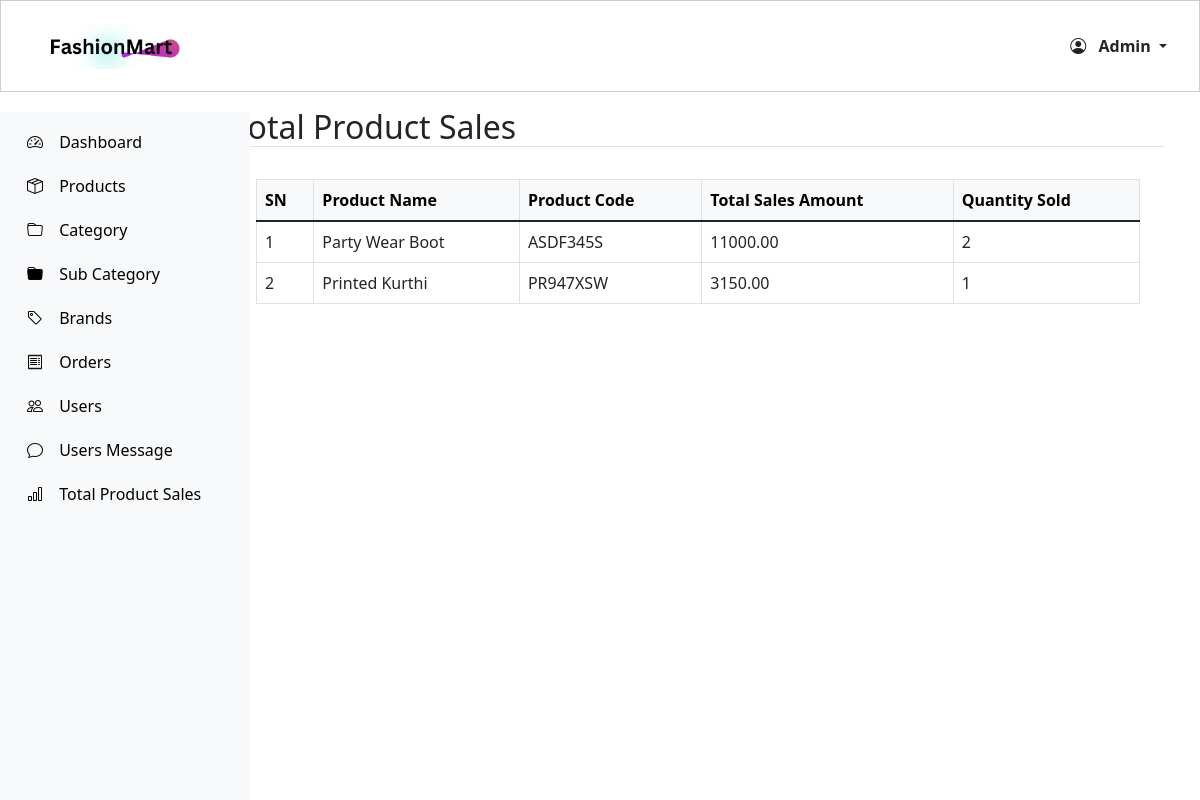
The page /adminDashboard/totalProductSales/ on the database as committed earlier.
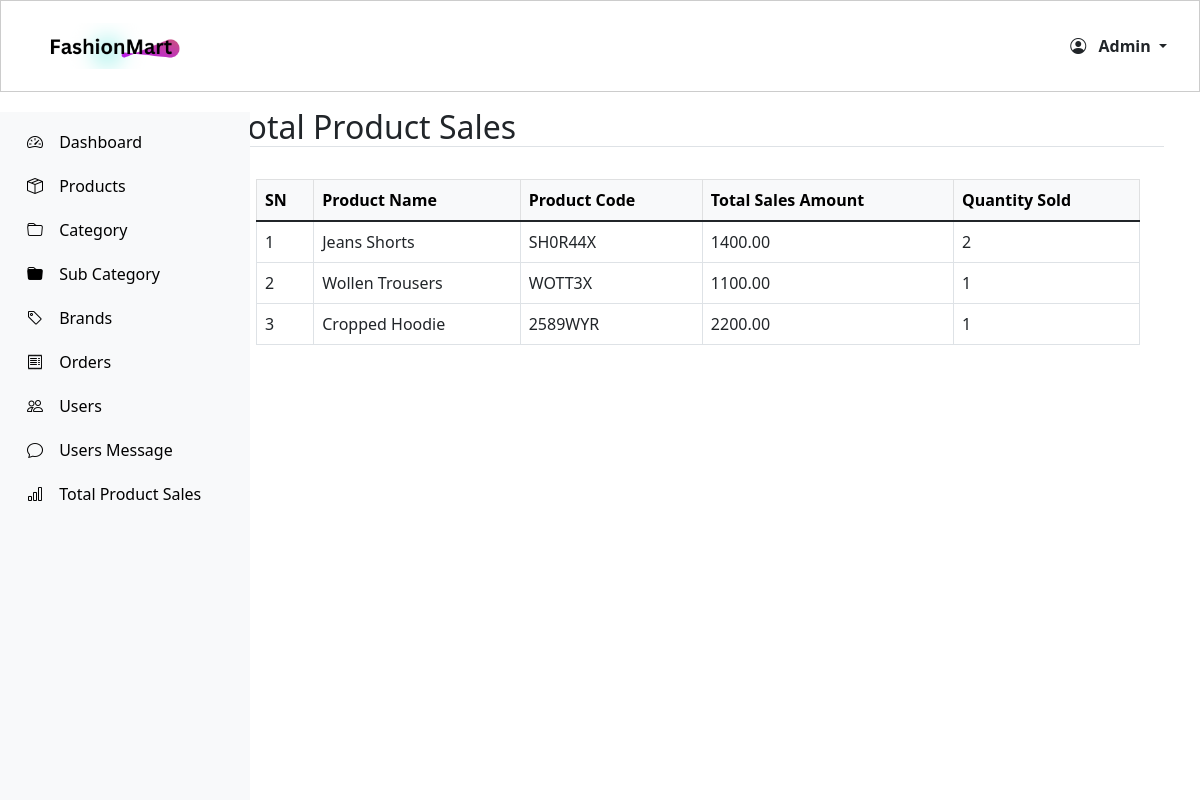
The same page on the database as committed later.
### myeSite/models.py (models this page shows, shortened)
class ProductSalesRecord(models.Model):
    product = models.ForeignKey('Product', on_delete=models.CASCADE)
    total_sales = models.DecimalField(max_digits=10, decimal_places=2, default=0)
    quantity_sold = models.PositiveIntegerField(default=0)  # New field to track quantity sold
    code = models.CharField(max_length=8, default='361SVT', blank=True, null=True)
    last_updated = models.DateTimeField(auto_now=True)  # To track when sales were last updated

class Product(models.Model):
    name = models.CharField(max_length=255)
    code = models.CharField(max_length=8, default='361SVT', blank=True, null=True)
    description = models.TextField()
    stock_status = models.CharField(max_length=50, default='In Stock')
    old_price = models.DecimalField(max_digits=10, decimal_places=2, default=500,  null=True, blank=True)
    new_price = models.DecimalField(max_digits=10, decimal_places=2, default=400, null=False, blank=False)
    discount_price = models.DecimalField(max_digits=10, decimal_places=2, default=100,  null=True, blank=True)
    brand = models.ForeignKey(Brand, on_delete=models.CASCADE)
    category = models.ForeignKey(Category, on_delete=models.CASCADE)
    subcategory = models.ForeignKey(Subcategory, on_delete=models.CASCADE)
    image = models.ImageField(upload_to='product_images/')
    sizes = models.ManyToManyField(Size)
    isnew = models.BooleanField(default=False)
    search_keywords = models.CharField(max_length=100, blank=True, null=True, default="search_keyword_here")

### myeSite/views.py (the view)
# urls.py: path('adminDashboard/totalProductSales/', views.totalProductSales, name='totalProductSales'),
def totalProductSales(request):
    product_sales_records = ProductSalesRecord.objects.all()
    context = {
        'product_sales_records': product_sales_records,
    }
    return render(request, 'myeSite/admin/totalProductSales.html', context)

### myeSite/context_processors.py (called while the page is built)
def categories_processor(request):
    categories = Category.objects.all().prefetch_related('subcategories')
    return {'categories': categories}

def wishlist_item_count(request):
    if request.user.is_authenticated:
        wishlist_item_count = Wishlist.objects.filter(user=request.user).count()
    else:
        wishlist_item_count = 0
    return {'wishlist_item_count': wishlist_item_count}

### myeSite/templates/myeSite/admin/totalProductSales.html (shortened to what this page needs)
{% extends "myeSite/admin/base.html" %}
{% load static %}
{% block content %}
<h2 class="text-start border-bottom mt-3">Total Product Sales</h2>
<div class="container">
    {% if product_sales_records %}
    <table class="table table-bordered table-hover mt-4">
        <thead class="table-light">
            <tr>
                <th>SN</th>
                <th>Product Name</th>
                <th>Product Code</th>
                <th>Total Sales Amount</th>
                <th>Quantity Sold</th>
            </tr>
        </thead>
        <tbody>
            {% for record in product_sales_records %}
            <tr>
                <td>{{ forloop.counter }}</td>
                <td>{{ record.product.name }}</td>
                <td>{{ record.product.code }}</td>
                <td>{{ record.total_sales }}</td>
                <td>{{ record.quantity_sold }}</td>
            </tr>
            {% endfor %}
        </tbody>
    </table>
    {% else %}
    <div class="alert alert-info fw-bold text-center mt-4">No Product Sales Record</div>
    {% endif %}
</div>
{% endblock %}

### myeSite/templates/myeSite/admin/base.html (shortened to what this page needs)
<!DOCTYPE html>
{% load static %}
<html lang="en">
<head>
    <link href='https://unpkg.com/boxicons@2.1.4/css/boxicons.min.css' rel='stylesheet'>
    <link rel="stylesheet" href="path/to/font-awesome/css/font-awesome.min.css">
    <link rel="stylesheet" href="{% static 'myeSite/css/bootstrap.css' %}">
    <link rel="stylesheet" href="{% static 'myeSite/css/style.css' %}">
</head>
<body>
    {% block adminNavbar %} {% include "myeSite/admin/adminNav.html" %}{% endblock %}
    <div class="container-fluid">
        <div class="row">
          {% block sidebar %} {% include "myeSite/admin/sidebar.html" %}{% endblock %}
          <main class="col-md-9 ms-sm-auto col-lg-10 px-md-4">
            {% block content %}
            {% endblock %}
        </main>
        </div>
      </div>
</body>
</html>

### myeSite/templates/myeSite/admin/adminNav.html (shortened to what this page needs)
{% load static %}
<!DOCTYPE html>
<html lang="en">
<head>
    <link href="https://stackpath.bootstrapcdn.com/bootstrap/5.1.3/css/bootstrap.min.css" rel="stylesheet">
    <link rel="stylesheet" href="https://cdn.jsdelivr.net/npm/bootstrap-icons@1.7.2/font/bootstrap-icons.css">
</head>
<body>
<nav class="navbar navbar-expand-lg navbar-dark bg-white sticky-top" style="border:1px solid #ccc;">
  <div class="container-fluid">
    <a class="navbar-brand fw-bold" href="{% url 'adminDashboard' %}">
      <img src="{% static 'myeSite/images/fashion.png' %}" alt="logo" style="height:4rem; width:11rem; object-fit:contain;">
    </a>
    <ul class="navbar-nav ms-auto">
      <li class="nav-item dropdown">
        <a class="nav-link dropdown-toggle text-dark fw-bold" href="#" id="adminDropdown" role="button" data-bs-toggle="dropdown" aria-expanded="false">
          <i class="bi bi-person-circle me-1"></i> Admin
        </a>
      </li>
    </ul>
  </div>
</nav>
</body>
</html>

### myeSite/templates/myeSite/admin/sidebar.html (shortened to what this page needs)
<link href="https://cdnjs.cloudflare.com/ajax/libs/bootstrap-icons/1.8.3/font/bootstrap-icons.min.css" rel="stylesheet">
<nav id="sidebarMenu" class="col-md-3 col-lg-2 d-md-block bg-light mt-3 pt-2 sidebar collapse">
    <div class="position-sticky">
      <ul class="nav flex-column">
        <li class="nav-item">
          <a class="nav-link" aria-current="page" href="{% url 'adminDashboard' %}">
            <i class="bi bi-speedometer2 me-2"></i> Dashboard
          </a>
        </li>
        <li class="nav-item">
            <a class="nav-link" href="{% url 'products' %}">
                <i class="bi bi-box-seam me-2"></i> Products
            </a>
          </li>
        <li class="nav-item">
            <a class="nav-link" href="{% url 'category' %}">
                <i class="bi bi-folder me-2"></i> Category
            </a>
          </li>
        <li class="nav-item">
            <a class="nav-link" href="{% url 'subcategory' %}">
              <i class="bi bi-folder-fill me-2"></i> Sub Category
            </a>
          </li>
        <li class="nav-item">
          <a class="nav-link" href="{% url 'brands' %}">
            <i class="bi bi-tag me-2"></i> Brands
          </a>
        </li>
        <li class="nav-item">
          <a class="nav-link" href="{% url 'orders' %}">
            <i class="bi bi-receipt me-2"></i> Orders
          </a>
        </li>
        <li class="nav-item">
          <a class="nav-link" href="{% url 'users' %}">
            <i class="bi bi-people me-2"></i> Users
          </a>
        </li>
        <li class="nav-item">
          <a class="nav-link" href="{% url 'usermsg' %}">
            <i class="bi bi-chat me-2"></i> Users Message</a>
        </li>
        <li class="nav-item">
          <a class="nav-link" href="{% url 'totalProductSales' %}">
              <i class="bi bi-bar-chart me-2"></i> Total Product Sales
          </a>
      </li>
      </ul>
    </div>
</nav>

### myeSite/static/myeSite/css/style.css (style rules this page uses)
* { margin: 0; padding: 0; box-sizing: border-box; scroll-behavior: smooth; }
html, body { height: 100%; width: 100%; }
.dropdown { position: relative; }
.container { height: 100%; width: 100%; }
.container { margin-top: 2rem; }
.sortby h6, i { padding-right: 4px; margin-top: 4px; }
.row { display: flex; justify-content: start; margin-bottom: 8px; }
#sidebarMenu { height: 100vh; position: fixed; top: 12%; left: 0; width: 250px; z-index: 100; overflow-y: auto; }
.sidebar .nav-link { padding: 10px 15px; transition: background-color 0.3s, color 0.3s; color: #000; border-radius: 5px; }

Rows that differ between the two databases and show on the page:
removed ProductSalesRecord: product.name "Party Wear Boot", product.code "ASDF345S", total_sales "11000.00", quantity_sold "2"
removed ProductSalesRecord: product.name "Printed Kurthi", product.code "PR947XSW", total_sales "3150.00", quantity_sold "1"
added ProductSalesRecord: product.name "Jeans Shorts", product.code "SH0R44X", total_sales "1400.00", quantity_sold "2"
added ProductSalesRecord: product.name "Wollen Trousers", product.code "WOTT3X", total_sales "1100.00", quantity_sold "1"
added ProductSalesRecord: product.name "Cropped Hoodie", product.code "2589WYR", total_sales "2200.00", quantity_sold "1"
